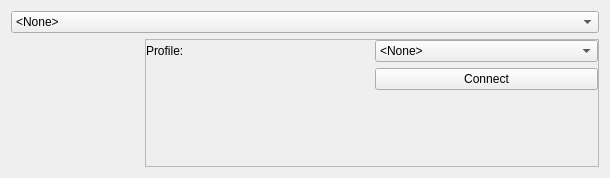
<?xml version="1.0" encoding="UTF-8"?>
<ui version="4.0">
 <class>DeviceForm</class>
 <widget class="QWidget" name="DeviceForm">
  <property name="geometry">
   <rect>
    <x>0</x>
    <y>0</y>
    <width>610</width>
    <height>172</height>
   </rect>
  </property>
  <property name="windowTitle">
   <string>Form</string>
  </property>
  <layout class="QGridLayout" name="gridLayout">
   <item row="0" column="0" colspan="2">
    <widget class="QComboBox" name="cmbJoystick">
     <item>
      <property name="text">
       <string>&lt;None&gt;</string>
      </property>
     </item>
    </widget>
   </item>
   <item row="1" column="0">
    <widget class="QLabel" name="lblImage">
     <property name="sizePolicy">
      <sizepolicy hsizetype="Fixed" vsizetype="Fixed">
       <horstretch>0</horstretch>
       <verstretch>0</verstretch>
      </sizepolicy>
     </property>
     <property name="minimumSize">
      <size>
       <width>128</width>
       <height>128</height>
      </size>
     </property>
     <property name="maximumSize">
      <size>
       <width>128</width>
       <height>128</height>
      </size>
     </property>
     <property name="text">
      <string/>
     </property>
     <property name="scaledContents">
      <bool>true</bool>
     </property>
    </widget>
   </item>
   <item row="1" column="1">
    <widget class="QFrame" name="frame">
     <property name="frameShape">
      <enum>QFrame::StyledPanel</enum>
     </property>
     <property name="frameShadow">
      <enum>QFrame::Raised</enum>
     </property>
     <layout class="QGridLayout" name="gridLayout_2">
      <property name="leftMargin">
       <number>0</number>
      </property>
      <property name="topMargin">
       <number>0</number>
      </property>
      <property name="rightMargin">
       <number>0</number>
      </property>
      <property name="bottomMargin">
       <number>0</number>
      </property>
      <item row="1" column="1">
       <widget class="QPushButton" name="btnConnect">
        <property name="sizePolicy">
         <sizepolicy hsizetype="Minimum" vsizetype="Fixed">
          <horstretch>0</horstretch>
          <verstretch>0</verstretch>
         </sizepolicy>
        </property>
        <property name="text">
         <string>Connect</string>
        </property>
       </widget>
      </item>
      <item row="0" column="1">
       <widget class="QComboBox" name="cmbProfile">
        <item>
         <property name="text">
          <string>&lt;None&gt;</string>
         </property>
        </item>
        <item>
         <property name="text">
          <string>New...</string>
         </property>
        </item>
       </widget>
      </item>
      <item row="0" column="0">
       <widget class="QLabel" name="lblProfile">
        <property name="text">
         <string>Profile:</string>
        </property>
       </widget>
      </item>
      <item row="2" column="1">
       <spacer name="verticalSpacer">
        <property name="orientation">
         <enum>Qt::Vertical</enum>
        </property>
        <property name="sizeHint" stdset="0">
         <size>
          <width>20</width>
          <height>40</height>
         </size>
        </property>
       </spacer>
      </item>
     </layout>
    </widget>
   </item>
  </layout>
 </widget>
 <resources/>
 <connections/>
</ui>
